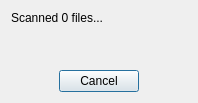
<?xml version="1.0" encoding="UTF-8"?>
<ui version="4.0" stdsetdef="1">
  <author></author>
  <comment></comment>
  <exportmacro></exportmacro>
  <class>ScanProgressLayout</class>
  <widget class="QDialog" name="ScanProgressLayout">
    <property name="geometry">
      <rect>
        <x>0</x>
        <y>0</y>
        <width>198</width>
        <height>103</height>
      </rect>
    </property>
    <property name="windowTitle">
      <string>Scanning Directory</string>
    </property>
    <layout class="QVBoxLayout">
      <item>
        <layout class="QVBoxLayout">
          <item>
            <widget class="QLabel" name="m_pText">
              <property name="text">
                <string>Scanned 0 files...</string>
              </property>
              <property name="wordWrap">
                <bool>false</bool>
              </property>
            </widget>
          </item>
          <item>
            <spacer name="spacer3">
              <property name="sizeHint">
                <size>
                  <width>20</width>
                  <height>20</height>
                </size>
              </property>
              <property name="sizeType">
                <enum>QSizePolicy::Expanding</enum>
              </property>
              <property name="orientation">
                <enum>Qt::Vertical</enum>
              </property>
            </spacer>
          </item>
          <item>
            <layout class="QHBoxLayout">
              <item>
                <spacer name="spacer2">
                  <property name="sizeHint">
                    <size>
                      <width>40</width>
                      <height>20</height>
                    </size>
                  </property>
                  <property name="sizeType">
                    <enum>QSizePolicy::Expanding</enum>
                  </property>
                  <property name="orientation">
                    <enum>Qt::Horizontal</enum>
                  </property>
                </spacer>
              </item>
              <item>
                <widget class="QPushButton" name="m_pCancelButton">
                  <property name="text">
                    <string>Cancel</string>
                  </property>
                  <property name="default">
                    <bool>true</bool>
                  </property>
                </widget>
              </item>
              <item>
                <spacer name="spacer1">
                  <property name="sizeHint">
                    <size>
                      <width>40</width>
                      <height>20</height>
                    </size>
                  </property>
                  <property name="sizeType">
                    <enum>QSizePolicy::Expanding</enum>
                  </property>
                  <property name="orientation">
                    <enum>Qt::Horizontal</enum>
                  </property>
                </spacer>
              </item>
            </layout>
          </item>
        </layout>
      </item>
    </layout>
  </widget>
  <layoutdefault spacing="6" margin="11"/>
  <pixmapfunction>qPixmapFromMimeSource</pixmapfunction>
</ui>
